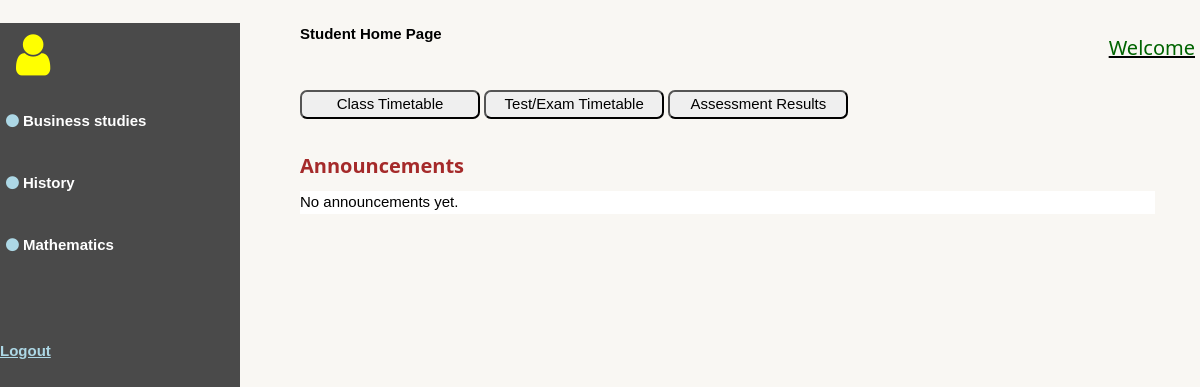
The page /student.php (signed in) on the database its author committed.
### tables this page shows
CREATE TABLE IF NOT EXISTS `enrol` (
  `stu_id` int(11) NOT NULL,
  `sub_id` int(11) NOT NULL,
  `enrol_date` timestamp NOT NULL DEFAULT CURRENT_TIMESTAMP,
  PRIMARY KEY (`stu_id`,`sub_id`),
  KEY `sub_id` (`sub_id`)
);

CREATE TABLE IF NOT EXISTS `subjectss` (
  `sub_id` int(11) NOT NULL AUTO_INCREMENT,
  `sub_code` varchar(10) NOT NULL,
  `sub_name` varchar(100) NOT NULL,
  `sub_grade` int(11) NOT NULL,
  PRIMARY KEY (`sub_id`)
);

### student.php (the view, shortened to what this page needs)
<!DOCTYPE html>
<html>
<head>
	<link rel="stylesheet" type="text/css" href="w3.css" />
	<link rel="stylesheet" href="https://cdnjs.cloudflare.com/ajax/libs/font-awesome/4.7.0/css/font-awesome.min.css">
	<link rel="stylesheet" href="popupstyle.css">
</head>
<body style="background-color: rgb(249,247,243)">
<div class="w3-sidebar w3-bar-block" style="width: 20%; background-color: rgb(74,74,74);">
	<?php
	$stu_id = $_SESSION['id'];
	$name = "";
	$surname = "";
	echo "<a class='w3-bar-item w3-button' href='profile.php'><i class='fa fa-user' style='font-size:48px;color:yellow'></i><b style='color: silver'>".htmlspecialchars(strtoupper($name[0]))." ".htmlspecialchars(strtoupper($surname))."</b></a>";
	?>
	<br>
	<strong>
		<?php
		$connection = mysqli_connect($host,$user,$password,$database) or die("<p>Error connecting to database: ".mysqli_error(). "</p>");
		$sql = "SELECT subjectss.sub_id, subjectss.sub_name , subjectss.sub_code, enrol.stu_id, enrol.sub_id FROM subjectss, enrol WHERE subjectss.sub_id= enrol.sub_id AND enrol.stu_id = '$stu_id' ORDER BY subjectss.sub_name";
		$result = mysqli_query($connection, $sql);
		if(mysqli_num_rows($result) > 0){
			while($row = mysqli_fetch_assoc($result)){
				echo "<form method='get' action='subject.php'>
						<input type='hidden' name='subject_id' value='".$row['sub_id']."'>
						<button style='border:none; background-color: rgb(74,74,74); color:white;'> <i class='fa fa-circle' style='font-size:15px;color:lightblue'></i> ".htmlspecialchars(ucfirst($row['sub_name']))."</button>
					  </form><br>";
			}
			echo "<br><br><a href='logout.php' style='color:lightblue'> Logout</a>";
		}
		else{
				echo "Not enrolled yet<br><br><a href='logout.php'> Logout</a>";
		}
		?>
	</strong>
</div>
<div style="margin-left: 25%">
	<div id = "content">
		<?php echo "<div class='w3-right'><u><b><h4 style='color:darkgreen;margin-right:5px'>Welcome ".htmlspecialchars(ucfirst($_SESSION['student_name']))." ".htmlspecialchars(ucfirst($_SESSION['student_surname']))."</h4></b></u></div><div class='w3-lefy'><b>Student Home Page</b></div>";?>
		<br>
		<br>
		<button style="border-radius:7px;width: 180px" onclick="openClassTimetable();">Class Timetable</button>
		<button style="border-radius:7px;width: 180px" onclick="openExamTimetable();">Test/Exam Timetable</button>
		<button style="border-radius:7px;width: 180px" onclick="openAssessments();">Assessment Results</button>
		<br>
		<br>
		<h4 style="color: brown"><b>Announcements</b></h4>
		<div style="background-color: white; width: 95%">
			<?php
			$connection = mysqli_connect($host,$user,$password,$database) or die("<p>Error connecting to database: ".mysqli_error(). "</p>");
			$sql = "SELECT gen_ann_id, gen_ann_name, gen_ann_description, gen_ann_date_posted FROM general_announcement ORDER BY gen_ann_id DESC LIMIT 15";
			$result = mysqli_query($connection, $sql);
			if(mysqli_num_rows($result) > 0){
			while($row = mysqli_fetch_assoc($result)){
				echo "<div style='margin-left:3%'>
						    <h6><b>".htmlspecialchars($row['gen_ann_name'])."</b></h6>
						    <h6>Posted On: ".htmlspecialchars($row['gen_ann_date_posted'])."</h6>
						    <br>
						    <p>".htmlspecialchars($row['gen_ann_description'])."</p>
						    <br>
						  </div>
						  <hr>";
				}
			}
			else{
				echo "No announcements yet.";
			}
			?>
		</div>
	</div>
</div>
</body>
</html>

### w3.css (style rules this page uses)
*,*:before,*:after { box-sizing:inherit }
html { -ms-text-size-adjust:100%;-webkit-text-size-adjust:100% }
body { margin:0 }
a { background-color:transparent;-webkit-text-decoration-skip:objects }
button,input,select,textarea { font:inherit;margin:0 }
button,input { overflow:visible }
button,select { text-transform:none }
button,html [type=button],[type=reset],[type=submit] { -webkit-appearance:button }
html,body { font-family:Verdana,sans-serif;font-size:15px;line-height:1.5 }
html { overflow-x:hidden }
h4 { font-size:20px }
h1,h2,h3,h4,h5,h6 { font-family:"Segoe UI",Arial,sans-serif;font-weight:400;margin:10px 0 }
a { color:inherit }
.w3-btn,.w3-button { border:none;display:inline-block;padding:8px 16px;vertical-align:middle;overflow:hidden;text-decoration:none;color:inherit;background-color:inherit;text-align:center;cursor:pointer;white-space:nowrap }
.w3-btn,.w3-button { -webkit-touch-callout:none;-webkit-user-select:none;-khtml-user-select:none;-moz-user-select:none;-ms-user-select:none;user-select:none }
.w3-sidebar { height:100%;width:200px;background-color:#fff;position:fixed!important;z-index:1;overflow:auto }
.w3-bar-block .w3-bar-item { width:100%;display:block;padding:8px 16px;text-align:left;border:none;white-space:normal;float:none;outline:0 }
.w3-right { float:right!important }

### rows shown on the page
enrol: sub.sub_name "Business studies"
enrol: sub.sub_name "History"
enrol: sub.sub_name "Mathematics"
